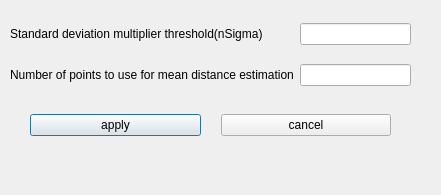
<?xml version="1.0" encoding="UTF-8"?>
<ui version="4.0">
 <class>DialogPointCloudStatisticFilter</class>
 <widget class="QDialog" name="DialogPointCloudStatisticFilter">
  <property name="geometry">
   <rect>
    <x>0</x>
    <y>0</y>
    <width>441</width>
    <height>195</height>
   </rect>
  </property>
  <property name="windowTitle">
   <string>Statistic Outlier Removal</string>
  </property>
  <widget class="QWidget" name="gridLayoutWidget">
   <property name="geometry">
    <rect>
     <x>10</x>
     <y>10</y>
     <width>401</width>
     <height>91</height>
    </rect>
   </property>
   <layout class="QGridLayout" name="gridLayout">
    <item row="0" column="0">
     <widget class="QLabel" name="label2">
      <property name="text">
       <string>Standard deviation multiplier threshold(nSigma)</string>
      </property>
     </widget>
    </item>
    <item row="2" column="0">
     <widget class="QLabel" name="label">
      <property name="text">
       <string>Number of points to use for mean distance estimation</string>
      </property>
     </widget>
    </item>
    <item row="0" column="1">
     <widget class="QLineEdit" name="lineEdit_statisticFilter_nSigma"/>
    </item>
    <item row="2" column="1">
     <widget class="QLineEdit" name="lineEdit_statisticFilter_numberpoint"/>
    </item>
   </layout>
  </widget>
  <widget class="QWidget" name="horizontalLayoutWidget">
   <property name="geometry">
    <rect>
     <x>10</x>
     <y>100</y>
     <width>401</width>
     <height>51</height>
    </rect>
   </property>
   <layout class="QHBoxLayout" name="horizontalLayout">
    <property name="spacing">
     <number>20</number>
    </property>
    <property name="leftMargin">
     <number>20</number>
    </property>
    <property name="rightMargin">
     <number>20</number>
    </property>
    <property name="bottomMargin">
     <number>0</number>
    </property>
    <item>
     <widget class="QPushButton" name="applyButton">
      <property name="text">
       <string>apply</string>
      </property>
     </widget>
    </item>
    <item>
     <widget class="QPushButton" name="cancelButton">
      <property name="text">
       <string>cancel</string>
      </property>
     </widget>
    </item>
   </layout>
  </widget>
 </widget>
 <resources/>
 <connections/>
</ui>
